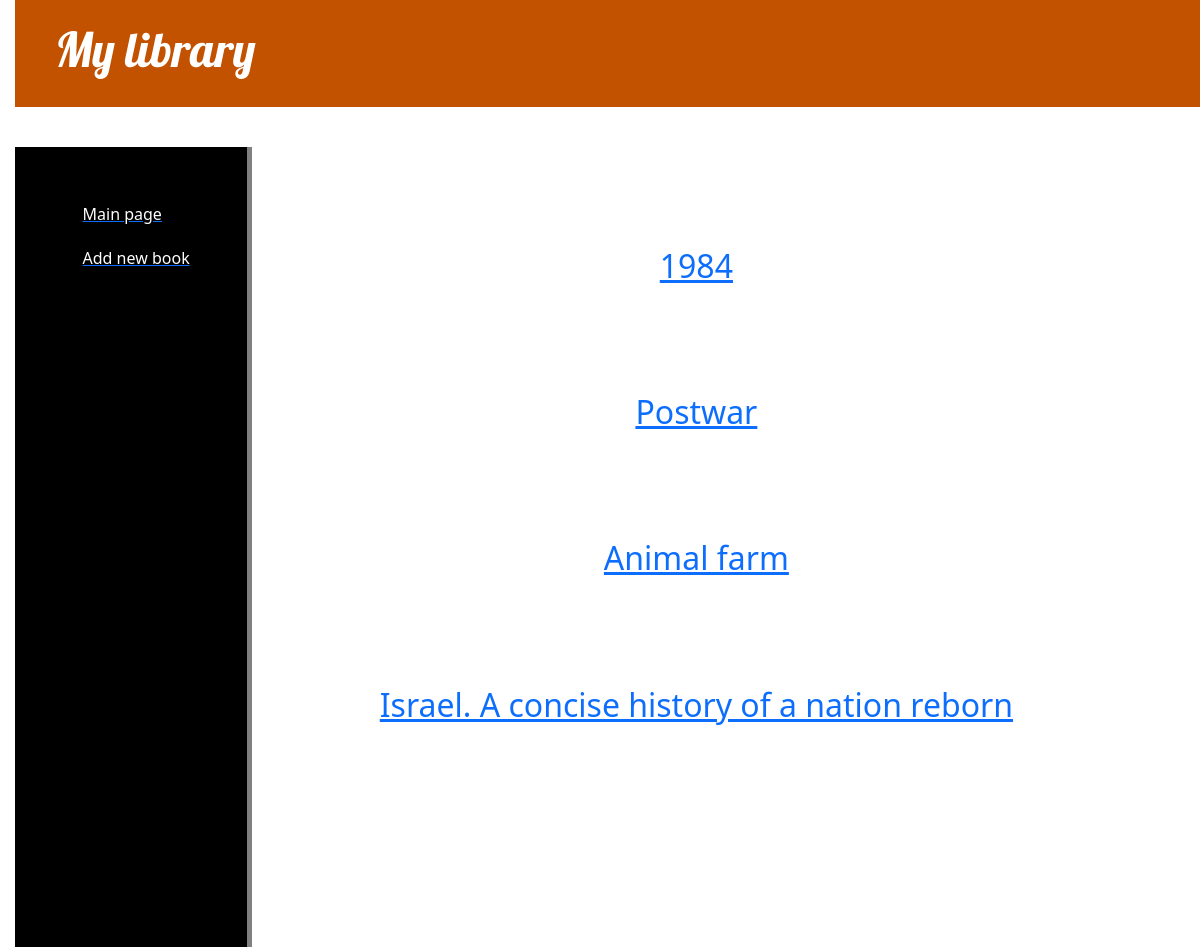
The app's page /, older data.
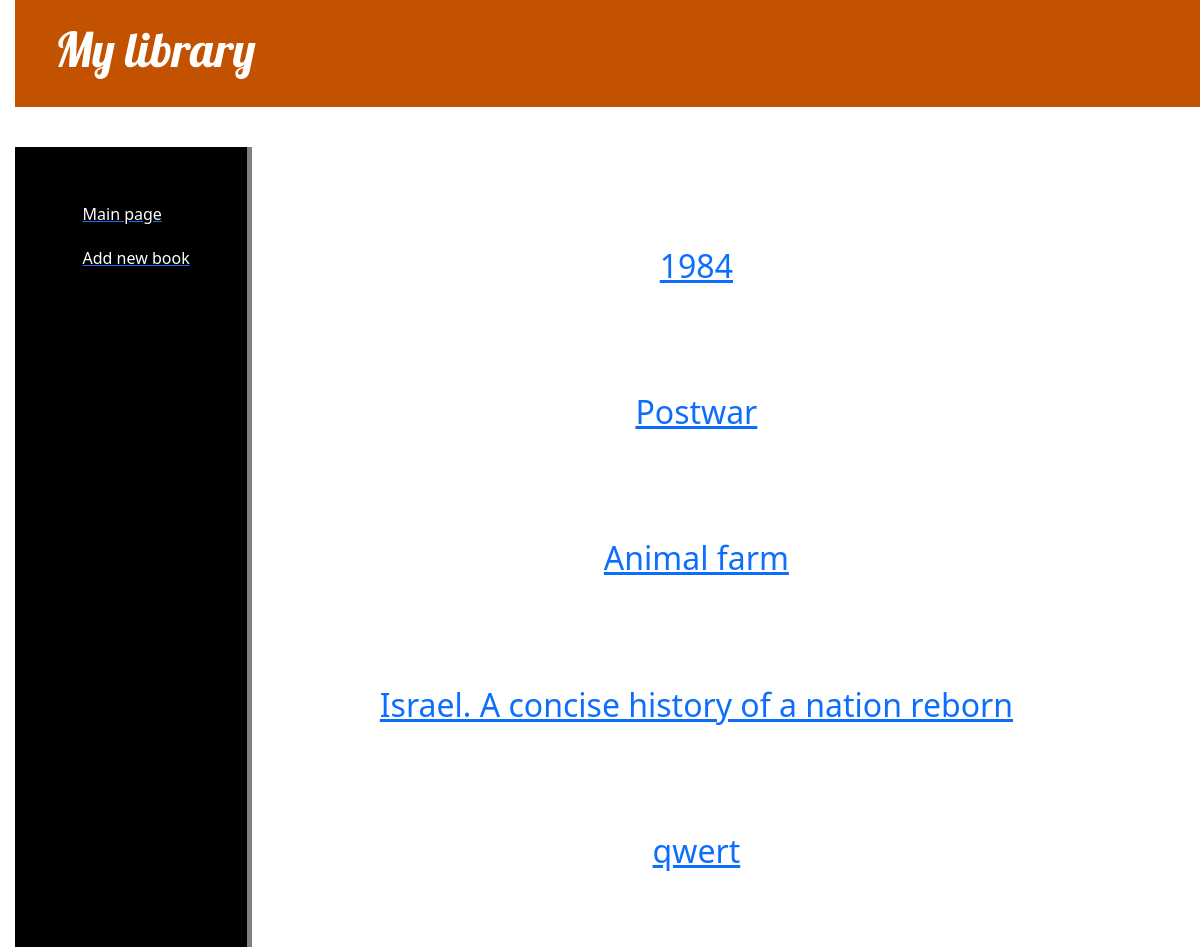
The same page, newer data.
### books/models.py (models this page shows, shortened)
class Book(models.Model):
    title = models.CharField(max_length=255)
    author = models.CharField(max_length=255)
    price = models.IntegerField()
    publishing_date = models.IntegerField()
    genre = models.CharField(max_length=255)
    description = models.TextField()
    is_published_on_website = False

### books/views.py (the view)
# urls.py: path('', views.show_main_page, name='show_main_page'),
def show_main_page(request):
    library = Book.objects.all()
    return render(request, 'books/mainpage.html', {'library': library})

### books/templates/books/mainpage.html
{% extends 'books/base.html' %}
{% block content %}
{% for book in library %}
<div class="book">
    <h2><a href="{% url 'show_post_by_id' pk=book.pk %}">{{ book.title }}</a></h2>
</div>
{% endfor %}
{% endblock %}

Row changes from the older to the newer data that the page shows:
added Book: title "qwert"
